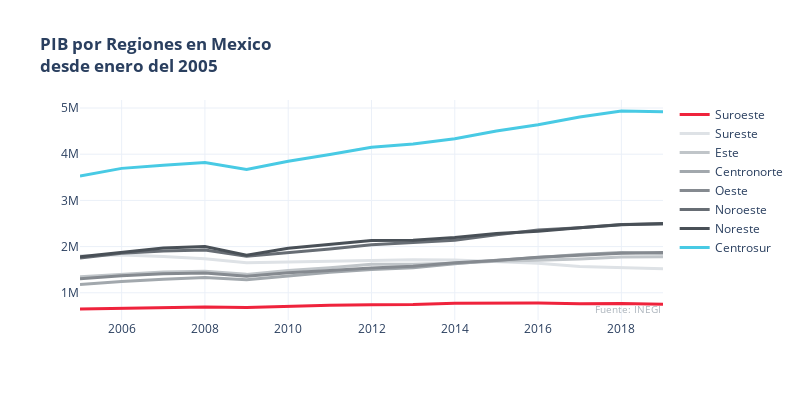

Here is the notebook cell this chart was saved with:
### Code cell
title = 'PIB por Region'
labels = list(regiones.keys())
labels = sorted(labels, key=lambda x : pib_region[x].values[-1])
colors = [Rojo, gray_1, gray_2, gray_3, gray_4, gray_5, gray_6, Azul] 
template = 'plotly_white'
subtitle_color = "#adb5bd"


mode_size = [8, 8, 12, 8]
line_size = [2, 2, 4, 2]

fig = go.Figure()

for i, region in enumerate(labels):
    fig.add_trace(go.Scatter(x=pib_region["Periodo"].values[-15:], 
                             y=pib_region[region].values[-15:], mode='lines',
        name=region,
        line=dict(color=colors[i], width=3),
        connectgaps=True,
    ))

fig.update_layout(
    title=dict(
        text=f"<b>PIB por Regiones en Mexico<b><br>desde enero del 2005"
    ),
    width=800, height=400, template=template
)

fig.add_annotation(
    text=f"Fuente: INEGI",
    align='left',
    font=dict(
        size=10,
        color=subtitle_color
    ),
    xref='paper', x=1, xanchor='auto',
    yref='paper', y=0.01, yanchor='auto',
    showarrow=False
)

# fig.update_layout(annotations=annotations)

fig.show()

### Figure 1 — Plotly figure (JSON) as saved in the notebook; plotly's stock layout.template omitted (floating-point values rounded to 4 significant figures)
{"data": [{"connectgaps": true, "line": {"color": "#ef233c", "width": 3}, "mode": "lines", "name": "Suroeste", "type": "scatter", "x": [2005, 2006, 2007, 2008, 2009, 2010, 2011, 2012, 2013, 2014, 2015, 2016, 2017, 2018, 2019], "y": [649200.0, 666000.0, 677200.0, 693200.0, 682400.0, 711000.0, 728900.0, 742500.0, 745300.0, 771900.0, 778000.0, 777800.0, 762200.0, 769700.0, 753300.0]}, {"connectgaps": true, "line": {"color": "#DEE2E6", "width": 3}, "mode": "lines", "name": "Sureste", "type": "scatter", "x": [2005, 2006, 2007, 2008, 2009, 2010, 2011, 2012, 2013, 2014, 2015, 2016, 2017, 2018, 2019], "y": [1800000.0, 1819000.0, 1786000.0, 1739000.0, 1652000.0, 1670000.0, 1685000.0, 1709000.0, 1716000.0, 1708000.0, 1674000.0, 1639000.0, 1572000.0, 1544000.0, 1522000.0]}, {"connectgaps": true, "line": {"color": "#C0C5C9", "width": 3}, "mode": "lines", "name": "Este", "type": "scatter", "x": [2005, 2006, 2007, 2008, 2009, 2010, 2011, 2012, 2013, 2014, 2015, 2016, 2017, 2018, 2019], "y": [1346000.0, 1405000.0, 1452000.0, 1465000.0, 1399000.0, 1483000.0, 1541000.0, 1617000.0, 1619000.0, 1640000.0, 1682000.0, 1706000.0, 1731000.0, 1775000.0, 1778000.0]}, {"connectgaps": true, "line": {"color": "#A2A8AD", "width": 3}, "mode": "lines", "name": "Centronorte", "type": "scatter", "x": [2005, 2006, 2007, 2008, 2009, 2010, 2011, 2012, 2013, 2014, 2015, 2016, 2017, 2018, 2019], "y": [1180000.0, 1245000.0, 1291000.0, 1329000.0, 1282000.0, 1371000.0, 1445000.0, 1503000.0, 1542000.0, 1627000.0, 1704000.0, 1763000.0, 1828000.0, 1872000.0, 1855000.0]}, {"connectgaps": true, "line": {"color": "#858A90", "width": 3}, "mode": "lines", "name": "Oeste", "type": "scatter", "x": [2005, 2006, 2007, 2008, 2009, 2010, 2011, 2012, 2013, 2014, 2015, 2016, 2017, 2018, 2019], "y": [1307000.0, 1371000.0, 1411000.0, 1430000.0, 1357000.0, 1435000.0, 1485000.0, 1539000.0, 1573000.0, 1650000.0, 1701000.0, 1769000.0, 1815000.0, 1858000.0, 1871000.0]}, {"connectgaps": true, "line": {"color": "#676D74", "width": 3}, "mode": "lines", "name": "Noroeste", "type": "scatter", "x": [2005, 2006, 2007, 2008, 2009, 2010, 2011, 2012, 2013, 2014, 2015, 2016, 2017, 2018, 2019], "y": [1755000.0, 1854000.0, 1906000.0, 1926000.0, 1794000.0, 1870000.0, 1949000.0, 2042000.0, 2090000.0, 2136000.0, 2254000.0, 2360000.0, 2410000.0, 2477000.0, 2492000.0]}, {"connectgaps": true, "line": {"color": "#495057", "width": 3}, "mode": "lines", "name": "Noreste", "type": "scatter", "x": [2005, 2006, 2007, 2008, 2009, 2010, 2011, 2012, 2013, 2014, 2015, 2016, 2017, 2018, 2019], "y": [1781000.0, 1877000.0, 1969000.0, 2002000.0, 1814000.0, 1963000.0, 2050000.0, 2130000.0, 2136000.0, 2198000.0, 2285000.0, 2330000.0, 2407000.0, 2471000.0, 2502000.0]}, {"connectgaps": true, "line": {"color": "#48cae4", "width": 3}, "mode": "lines", "name": "Centrosur", "type": "scatter", "x": [2005, 2006, 2007, 2008, 2009, 2010, 2011, 2012, 2013, 2014, 2015, 2016, 2017, 2018, 2019], "y": [3529000.0, 3694000.0, 3763000.0, 3818000.0, 3670000.0, 3849000.0, 3992000.0, 4150000.0, 4220000.0, 4337000.0, 4502000.0, 4637000.0, 4806000.0, 4936000.0, 4918000.0]}], "layout": {"annotations": [{"align": "left", "font": {"color": "#adb5bd", "size": 10}, "showarrow": false, "text": "Fuente: INEGI", "x": 1, "xanchor": "auto", "xref": "paper", "y": 0.01, "yanchor": "auto", "yref": "paper"}], "height": 400, "title": {"text": "<b>PIB por Regiones en Mexico<b><br>desde enero del 2005"}, "width": 800, "xaxis": {"autorange": true, "range": [2005, 2019], "type": "linear"}, "yaxis": {"autorange": true, "range": [411000.0, 5174000.0], "type": "linear"}}}
